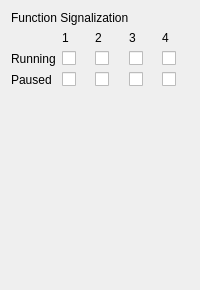
              <widget class="QWidget" name="WiimotePrefs">
               <layout class="QVBoxLayout" name="verticalLayout_5">
                <item>
                 <widget class="QLabel" name="label_22">
                  <property name="text">
                   <string>Function Signalization</string>
                  </property>
                 </widget>
                </item>
                <item>
                 <layout class="QGridLayout" name="gridLayout">
                  <item row="1" column="0">
                   <widget class="QLabel" name="label_16">
                    <property name="text">
                     <string>Running</string>
                    </property>
                   </widget>
                  </item>
                  <item row="2" column="0">
                   <widget class="QLabel" name="label_17">
                    <property name="text">
                     <string>Paused</string>
                    </property>
                   </widget>
                  </item>
                  <item row="1" column="1">
                   <widget class="QCheckBox" name="Wii_r1">
                    <property name="text">
                     <string/>
                    </property>
                   </widget>
                  </item>
                  <item row="2" column="1">
                   <widget class="QCheckBox" name="Wii_p1">
                    <property name="text">
                     <string/>
                    </property>
                   </widget>
                  </item>
                  <item row="1" column="2">
                   <widget class="QCheckBox" name="Wii_r2">
                    <property name="text">
                     <string/>
                    </property>
                   </widget>
                  </item>
                  <item row="2" column="2">
                   <widget class="QCheckBox" name="Wii_p2">
                    <property name="text">
                     <string/>
                    </property>
                   </widget>
                  </item>
                  <item row="1" column="3">
                   <widget class="QCheckBox" name="Wii_r3">
                    <property name="text">
                     <string/>
                    </property>
                   </widget>
                  </item>
                  <item row="2" column="3">
                   <widget class="QCheckBox" name="Wii_p3">
                    <property name="text">
                     <string/>
                    </property>
                   </widget>
                  </item>
                  <item row="1" column="4">
                   <widget class="QCheckBox" name="Wii_r4">
                    <property name="text">
                     <string/>
                    </property>
                   </widget>
                  </item>
                  <item row="2" column="4">
                   <widget class="QCheckBox" name="Wii_p4">
                    <property name="text">
                     <string/>
                    </property>
                   </widget>
                  </item>
                  <item row="0" column="1">
                   <widget class="QLabel" name="label_18">
                    <property name="text">
                     <string>1</string>
                    </property>
                   </widget>
                  </item>
                  <item row="0" column="2">
                   <widget class="QLabel" name="label_19">
                    <property name="text">
                     <string>2</string>
                    </property>
                   </widget>
                  </item>
                  <item row="0" column="3">
                   <widget class="QLabel" name="label_20">
                    <property name="text">
                     <string>3</string>
                    </property>
                   </widget>
                  </item>
                  <item row="0" column="4">
                   <widget class="QLabel" name="label_21">
                    <property name="text">
                     <string>4</string>
                    </property>
                   </widget>
                  </item>
                 </layout>
                </item>
                <item>
                 <spacer name="verticalSpacer_4">
                  <property name="orientation">
                   <enum>Qt::Vertical</enum>
                  </property>
                  <property name="sizeHint" stdset="0">
                   <size>
                    <width>20</width>
                    <height>192</height>
                   </size>
                  </property>
                 </spacer>
                </item>
               </layout>
              </widget>
